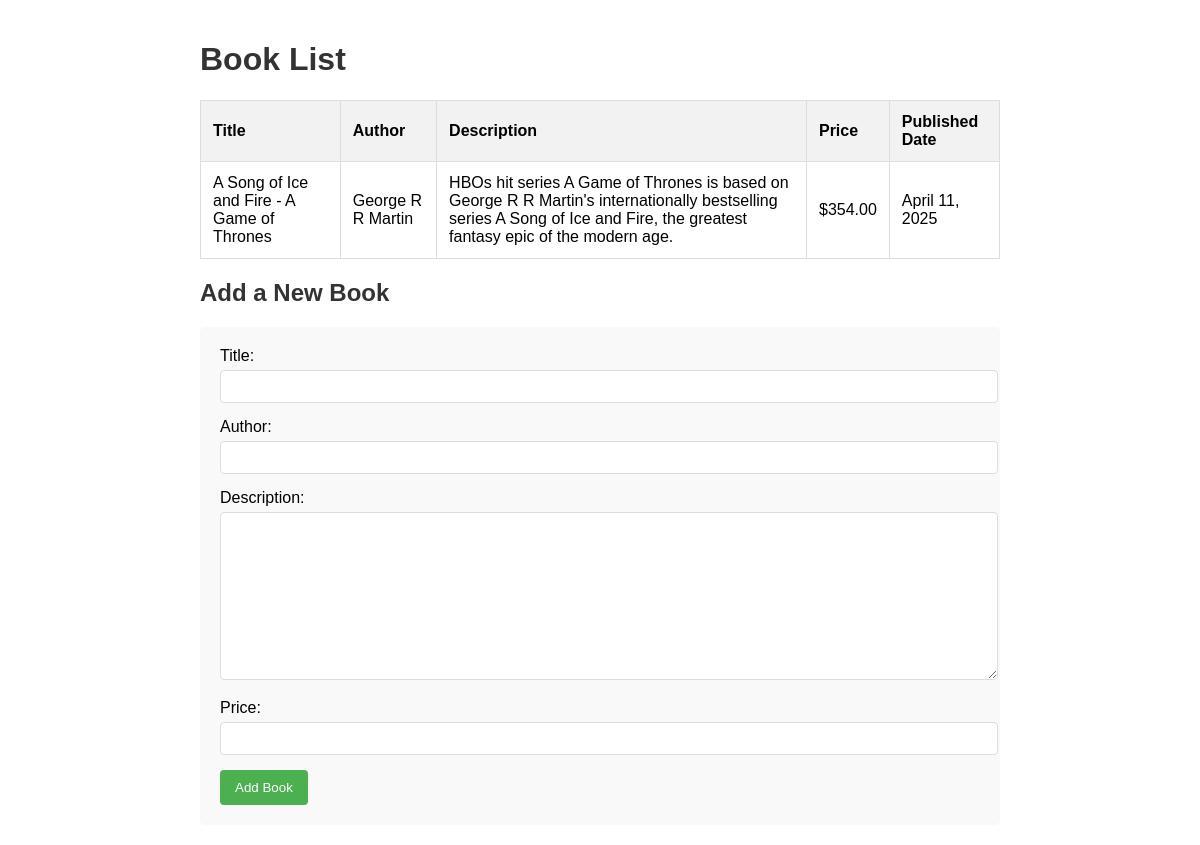
The page / on the database its author committed.
### books/models.py (models this page shows, shortened)
class Book(models.Model):
    title = models.CharField(max_length=200)
    author = models.CharField(max_length=100)
    description = models.TextField(blank=True)
    price = models.DecimalField(max_digits=6, decimal_places=2)
    published_date = models.DateField(auto_now_add=True)

### books/views.py (the view)
# urls.py: path('', views.book_list, name='book_list'),
def book_list(request):
    books = Book.objects.all()
    form = BookForm()
    if request.method == 'POST':
        form = BookForm(request.POST)
        if form.is_valid():
            form.save()
            return redirect('book_list')
    return render(request, 'books/book_list.html', {'books': books, 'form': form})

### books/forms.py
class BookForm(forms.ModelForm):
    class Meta:
        model = Book
        fields = ['title', 'author', 'description', 'price']

### books/templates/books/book_list.html (shortened to what this page needs)
<!DOCTYPE html>
<html lang="en">
<head>
</head>
<body>
    <h1>Book List</h1>
    <table>
        <thead>
            <tr>
                <th>Title</th>
                <th>Author</th>
                <th>Description</th>
                <th>Price</th>
                <th>Published Date</th>
            </tr>
        </thead>
        <tbody>
            {% for book in books %}
            <tr>
                <td>{{ book.title }}</td>
                <td>{{ book.author }}</td>
                <td>{{ book.description }}</td>
                <td>${{ book.price }}</td>
                <td>{{ book.published_date }}</td>
            </tr>
            {% empty %}
            <tr>
                <td colspan="5">No books available.</td>
            </tr>
            {% endfor %}
        </tbody>
    </table>
    <h2>Add a New Book</h2>
    <form method="post">
        <div>
            <label for="id_title">Title:</label>
            {{ form.title }}
        </div>
        <div>
            <label for="id_author">Author:</label>
            {{ form.author }}
        </div>
        <div>
            <label for="id_description">Description:</label>
            {{ form.description }}
        </div>
        <div>
            <label for="id_price">Price:</label>
            {{ form.price }}
        </div>
        <button type="submit">Add Book</button>
    </form>
</body>
</html>

### books/templates/books/book_list.html (style rules this page uses)
body { font-family: Arial, sans-serif; max-width: 800px; margin: 0 auto; padding: 20px; }
table { width: 100%; border-collapse: collapse; margin-bottom: 20px; }
table, th, td { border: 1px solid #ddd; }
th, td { padding: 12px; text-align: left; }
th { background-color: #f2f2f2; }
form { background-color: #f9f9f9; padding: 20px; border-radius: 5px; }
label { display: block; margin-bottom: 5px; }
input, textarea { width: 100%; padding: 8px; margin-bottom: 15px; border: 1px solid #ddd; border-radius: 4px; }
button { background-color: #4CAF50; color: white; padding: 10px 15px; border: none; border-radius: 4px; cursor: pointer; }
h1, h2 { color: #333; }

### rows shown on the page
Book: title "A Song of Ice and Fire - A Game of Thrones", author "George R R Martin", description "HBOs hit series A Game of Thrones is based on George R R Martin's internationally bestselling series A Song of Ice and Fire, the greatest fantasy epic of the modern age.", price "354.00", published_date "April 11, 2025"
